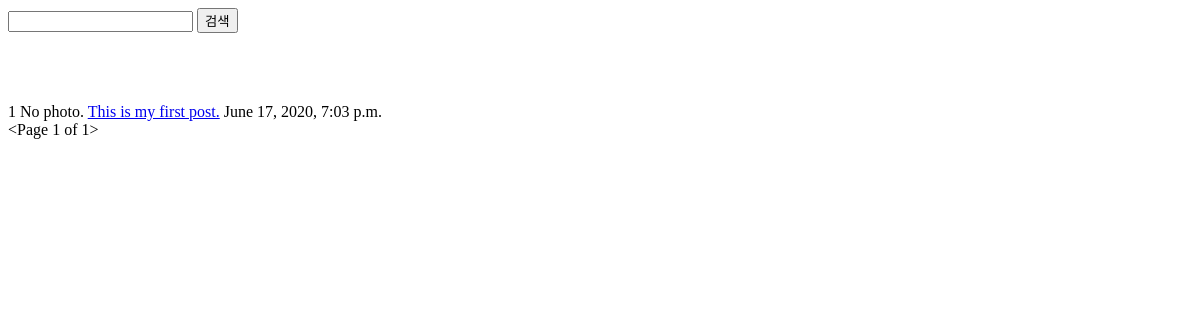
The page /blog/ on the database as committed earlier.
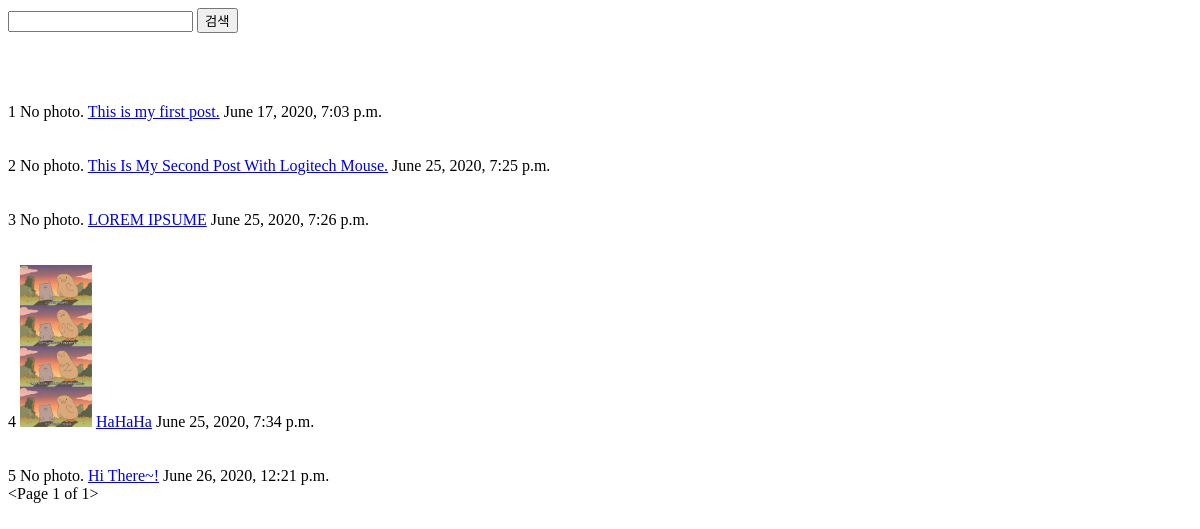
The same page on the database as committed later.
### blog/models.py (models this page shows, shortened)
class Post(models.Model):
    author = models.ForeignKey(settings.AUTH_USER_MODEL, on_delete=models.CASCADE)
    tag_set = models.ManyToManyField('Tag', blank=True)
    title = models.CharField(max_length=30)
    content = models.TextField()
    photo = models.ImageField(blank=True)
    created_at = models.DateTimeField(auto_now_add=True)
    is_publish = models.BooleanField(default=False)
    def get_absolute_url(self):
        return reverse('blog:post_detail', args=[self.pk])

### blog/templates/blog/post_list.html (shortened to what this page needs)
<form action="" method="get">
    <input type="text" name="q">
    <input type="submit" value="검색">
</form>
{% for post in post_list %}
<tr>
    <td>
        {{ post.pk }}
    </td>
    <td>
        {% if post.photo %}
            <img src="{{ post.photo.url }}" style="width: 72px;" alt="">
        {% else %}
            No photo.
        {% endif %}
    </td>
    <td>
        <a href="{{ post.get_absolute_url }}">{{ post.content }}</a>
    </td>
    <td>
        {{ post.created_at }}
    </td>
</tr>
{% endfor %}
{{page_obj}}

Rows that differ between the two databases and show on the page:
added Post: pk "2", photo "No photo.", content "This Is My Second Post With Logitech Mouse.", created_at "June 25, 2020, 7:25 p.m."
added Post: pk "3", photo "No photo.", content "LOREM IPSUME", created_at "June 25, 2020, 7:26 p.m."
added Post: pk "4", photo (picture), content "HaHaHa", created_at "June 25, 2020, 7:34 p.m."
added Post: pk "5", photo "No photo.", content "Hi There~!", created_at "June 26, 2020, 12:21 p.m."
